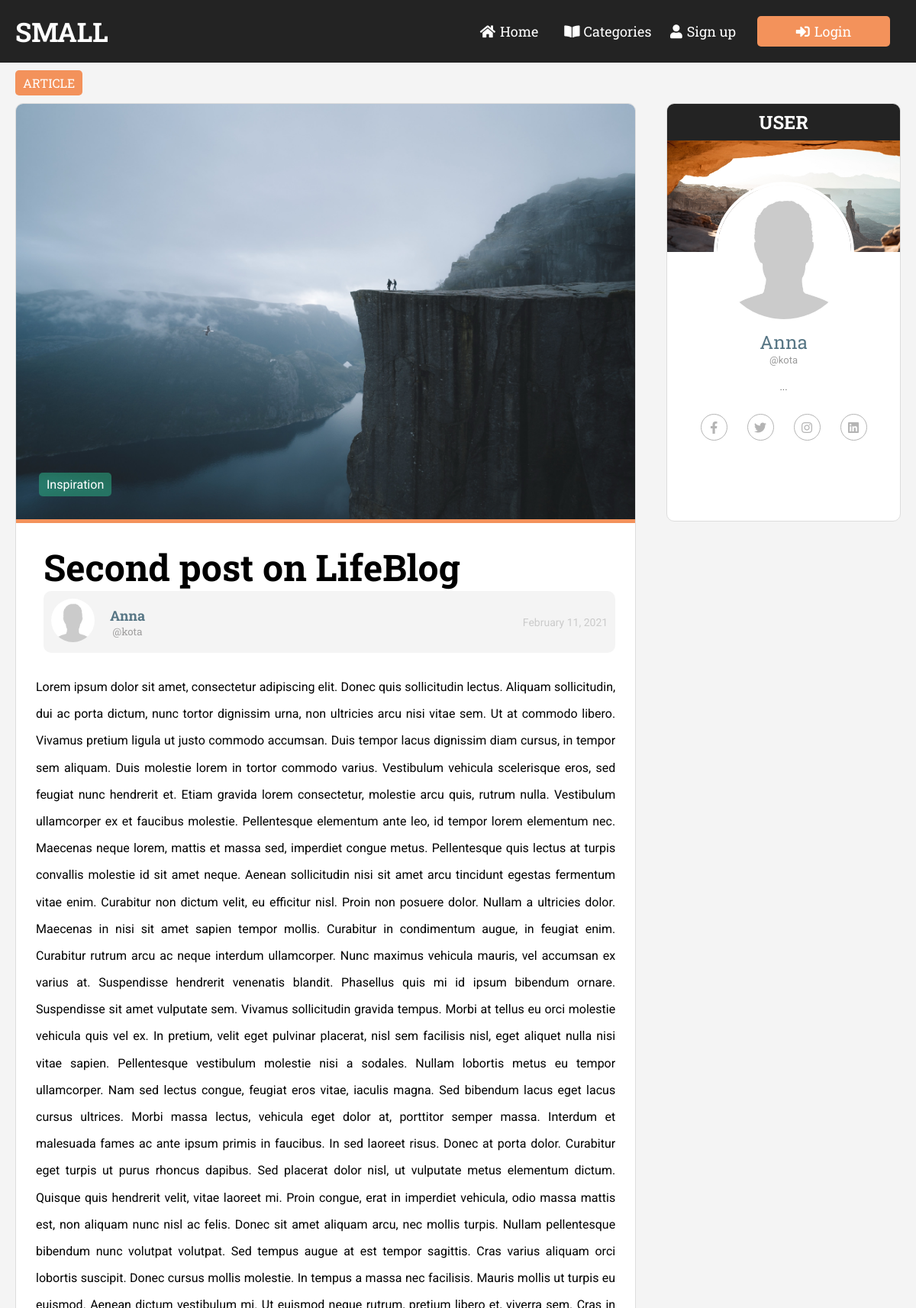
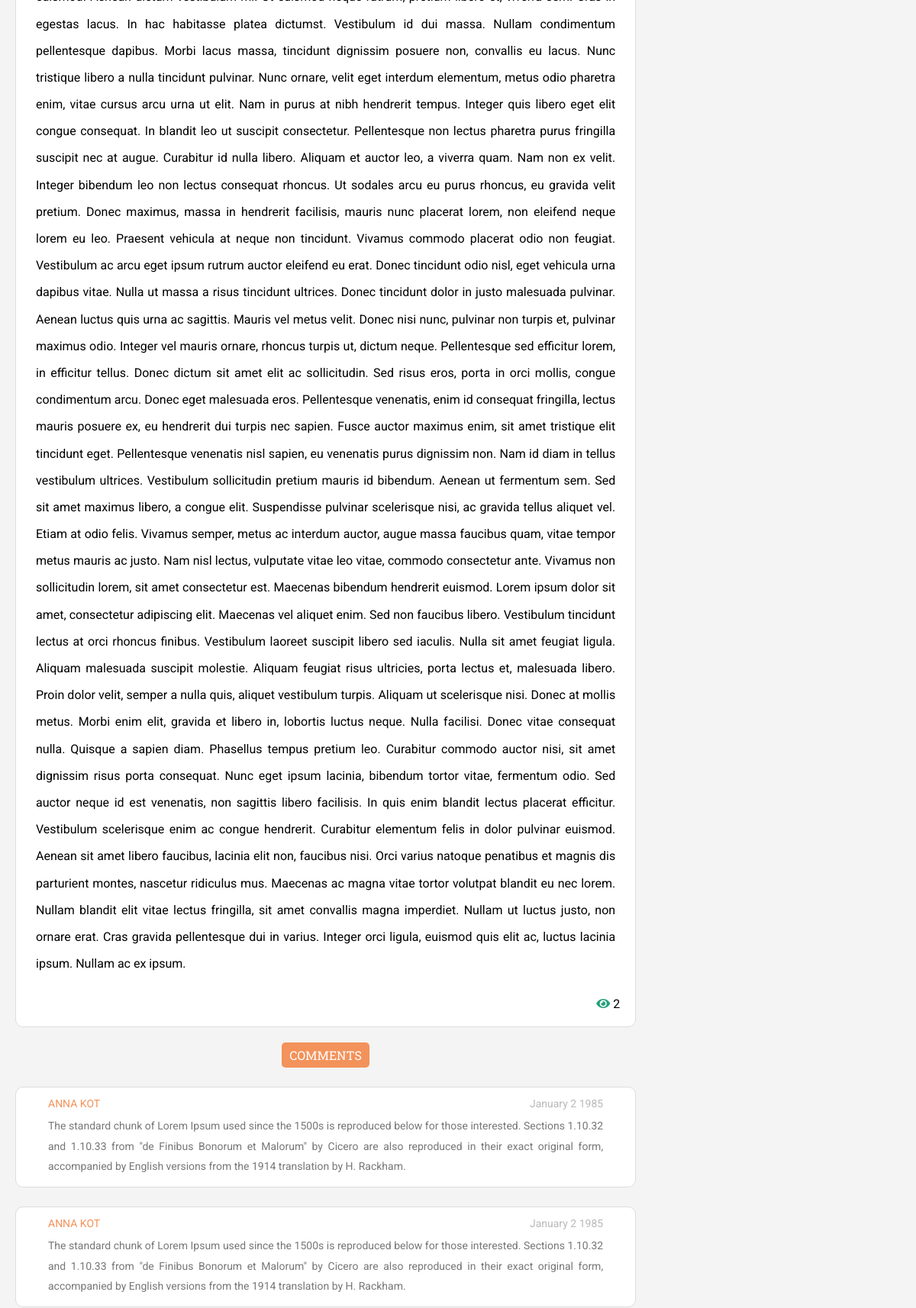
Screenshot of /blog/article.php?post-slug=second-post-on-lifeblog (upper part) with the database file from the repository (2 pictures, top to bottom).
### tables this page shows
CREATE TABLE `topics` (
  `id` int(11) NOT NULL,
  `name` varchar(255) DEFAULT NULL,
  `slug` varchar(255) DEFAULT NULL
);

CREATE TABLE `posts` (
  `id` int(11) NOT NULL,
  `user_id` int(11) DEFAULT NULL,
  `title` varchar(255) NOT NULL,
  `slug` varchar(255) NOT NULL,
  `views` int(11) NOT NULL DEFAULT '0',
  `image` varchar(255) NOT NULL DEFAULT 'defaultpostimg.png',
  `body` text NOT NULL,
  `published` tinyint(1) NOT NULL DEFAULT '0',
  `created_at` timestamp NOT NULL DEFAULT CURRENT_TIMESTAMP,
  `updated_at` timestamp NULL DEFAULT NULL ON UPDATE CURRENT_TIMESTAMP
);

CREATE TABLE `users` (
  `id` int(11) NOT NULL,
  `fname` varchar(255) NOT NULL,
  `uname` varchar(20) NOT NULL,
  `email` varchar(255) NOT NULL,
  `role` enum('Author','Admin') DEFAULT NULL,
  `password` varchar(255) NOT NULL,
  `city` varchar(255) DEFAULT NULL,
  `phone` varchar(255) DEFAULT NULL,
  `gender` enum('Male','Female','Other') DEFAULT NULL,
  `profile_pic` varchar(255) DEFAULT 'profileplaceholder.jpg',
  `about` text,
  `created_at` timestamp NULL DEFAULT CURRENT_TIMESTAMP,
  `updated_at` timestamp NULL DEFAULT NULL ON UPDATE CURRENT_TIMESTAMP
);

### blog/include/public_functions.php (called while the page is built, shortened)
<?php
function getPostTopic($post_id){
	global $conn;
	$sql = "SELECT * FROM topics WHERE id=
			(SELECT topic_id FROM post_topic WHERE post_id=$post_id) LIMIT 1";
	$result = mysqli_query($conn, $sql);
	$topic = mysqli_fetch_assoc($result);
	return $topic;
}
function getPost($slug){
	global $conn;
	$post_slug = $_GET['post-slug'];
	$sql = "SELECT * FROM posts WHERE slug='$post_slug' AND published=true";
	$result = mysqli_query($conn, $sql);
	$post = mysqli_fetch_assoc($result);
	if ($post) {
		$post['topic'] = getPostTopic($post['id']);
		$post['author'] = getAuthorName($post['id']);
	}
	return $post;
}
function getAuthorName ($postid){
	global $conn;
	$sql = "SELECT po.user_id, po.id, u.id, u.fname, u.uname, u.profile_pic, u.about FROM posts po LEFT JOIN users u on u.id = po.user_id WHERE po.id = $postid";
	$result = mysqli_query($conn, $sql);
	$authorname = mysqli_fetch_assoc($result);
	return $authorname;
}
?>

### blog/article.php (the view, shortened to what this page needs)
<?php require_once('config.php')?>
<?php  include('include/public_functions.php'); ?>
<?php
    if (isset($_GET['post-slug'])) {
      $post = getPost($_GET['post-slug']);
    }
?>
<?php include('include/header_section.php')?>
  </head>
  <body>
<?php include('include/navbar.php')?>
    <div class="container trend">
      <div class="trending">article</div>
    </div>
    <main>
      <section class="articles">
        <div class="container">
          <div class="main-area">
            <div class="full-article">
              <div style="position:relative" class="full-article-img">
                <div class="big-article-category">
                <?php if ($post['published'] == false): ?>
                <h1 class="full-label">Sorry... This post has not been published</h1>
                <?php else: ?>
                  <a href="<?php echo BASE_URL . 'category.php?topic=' . $post['topic']['id'] ?>"><?php echo $post['topic']['name'];?></a>
                </div>
                <img src="<?php echo BASE_URL . '/static/img/' . $post['image'];?>" alt="4" />
              </div>
              <div class="full-article-content">
                <div class="full-info">
                <h1 class="full-label"><?php echo $post['title']; ?></h1>
                  <div class="article-info-prof">
                    <div class="small-profile">
                      <div class="s-img">
                        <img src="<?php echo BASE_URL . '/static/profile_img/' . $post['author']['profile_pic']?>" alt="author_pic" />
                      </div>
                      <div class="s-content">
                        <a href="<?php echo 'profile.php?guest=' . $post['author']['id'] ?>"><h4><?php echo $post['author']['fname'];?></h4></a>
                        <h5>@<?php echo $post['author']['uname'];?></h5>
                      </div>
                    </div>
                  <p class="date"><?php $timestamp = date("F j, Y ",strtotime($post['created_at'])); echo $timestamp;?></p>
                  </div>
                </div>
                <p class="full-text">
                <?php echo html_entity_decode($post['body']); ?>
                </p>
              </div>
              <div class="view-div">
                    <div id="post-like" class="likes ">
                            <i class="fas fa-eye"></i>
                            <span class="likedby"><?php echo $post['views'];?></span>
                  </div>
                 </div>
              <?php endif ?>
            </div>
            <div class="container trend">
              <div style="margin: 10px auto 0" class="trending">Comments</div>
            </div>
            <section class="comment">
              <div class="container">
                <div class="comment-body">
                  <div class="comment-info">
                    <div class="comment-name">Anna Kot</div>
                    <div class="comment-date">January 2 1985</div>
                  </div>
                  <div class="comment-content">
                    The standard chunk of Lorem Ipsum used since the 1500s is
                    reproduced below for those interested. Sections 1.10.32 and
                    1.10.33 from "de Finibus Bonorum et Malorum" by Cicero are
                    also reproduced in their exact original form, accompanied by
                    English versions from the 1914 translation by H. Rackham.
                  </div>
                </div>
                <div class="comment-body">
                  <div class="comment-info">
                    <div class="comment-name">Anna Kot</div>
                    <div class="comment-date">January 2 1985</div>
                  </div>
                  <div class="comment-content">
                    The standard chunk of Lorem Ipsum used since the 1500s is
                    reproduced below for those interested. Sections 1.10.32 and
                    1.10.33 from "de Finibus Bonorum et Malorum" by Cicero are
                    also reproduced in their exact original form, accompanied by
                    English versions from the 1914 translation by H. Rackham.
                  </div>
                </div>
              </div>
            </section>
          </div>
          <div class="sidebar">
            <div class="side-users sticky">
              <div class="full-article-profile">
                <h2 class="article-profile-label">USER</h2>
                <div class="article-profile-content">
                  <div class="article-profile-img">
                    <img src="<?php echo BASE_URL . '/static/profile_img/' . $post['author']['profile_pic']?>" alt="author_pic" />
                  </div>
                  <p><a href="<?php echo 'profile.php?guest=' . $post['author']['id'] ?>" class="name"><?php echo $post['author']['fname'];?></a></p>
                  <p class="user-name">@<?php echo $post['author']['uname'];?></p>
                  <p class="article-profile-info">
                    <?php echo substr($post['author']['about'],0,250) . "..." ?>
                  </p>
                  <div class="social">
                    <a href="#"><i class="fab fa-facebook-f"></i></a>
                    <a href="#"><i class="fab fa-twitter"></i></a>
                    <a href="#"><i class="fab fa-instagram"></i></a>
                    <a href="#"><i class="fab fa-linkedin"></i></a>
                  </div>
                </div>
              </div>
            </div>
          </div>
        </div>
      </section>
    </main>
    <?php include('include/footer.php') ?>

### blog/static/css/style.css (style rules this page uses)
:root { --slab: "Roboto Slab", serif; --regular: "Roboto", sans-serif; --primary: #f3925b; }
* { padding: 0; margin: 0; box-sizing: border-box; }
body { font-family: var(--regular); background: #f4f4f4; }
a { text-decoration: none; }
img { width: 100%; height: 100%; object-fit: cover; }
.container { max-width: 1400px; width: 100%; margin: auto; padding: 0 20px; }
.trending { padding: 6px 10px; width: auto; background: #f3925b; color: #fff; border-radius: 5px; display: inline-block; text-transform: uppercase; font-weight: 400; font-family: "Roboto Slab"; }
.container.trend { margin: 10px auto 0; }
.articles { margin-top: 10px; }
.articles .container { height: auto; display: flex; justify-content: space-between; }
.main-area { height: 100%; flex-basis: 1060px; margin-right: 40px; }
.big-article-category { position: absolute; bottom: 30px; left: 30px; background: rgba(42, 160, 124, 0.6); display: inline-block; padding: 6px 10px; border-radius: 5px; }
.big-article-category a { color: #fff; }
.sidebar { background: #f4f4f4; position: relative; height: auto; flex-basis: 400px; border-radius: 10px; }
.side-users { background: #ffff; height: 548px; width: 100%; position: sticky; top: 20px; border: 1px solid #ddd; border-radius: 10px; overflow: hidden; }
.sidebar h2 { background: #232323; color: #fff; text-align: center; font-family: var(--slab); padding: 8px; }
.small-profile { width: 300px; display: flex; flex-direction: column; align-items: center; margin: 0 auto 30px; padding: 10px; background: #f3f3f3; border-radius: 10px; border: 1px solid #eee; }
.small-profile img { width: 67px; height: 67px; border-radius: 50%; }
.small-profile .s-content { display: flex; flex-direction: column; align-self: center; justify-content: center; font-family: var(--slab); }
.small-profile .s-content h4 { font-size: 18px; margin-left: 0px; color: #577685; }
.small-profile .s-content h5 { text-align: center; color: #a1a0a0; font-weight: 400; }
.full-article { background: #fff; border-radius: 10px; overflow: hidden; border: 1px solid #ddd; }
.full-article-img { height: 544px; overflow: hidden; }
.full-article-content { padding: 26px; border-top: 5px solid var(--primary); }
.full-info { padding-left: 10px; margin-bottom: 27px; }
.full-article .article-info-prof { background: #f4f4f4; border-radius: 10px; display: flex; align-items: center; justify-content: space-between; padding: 0 10px 0 0; }
.full-article .article-info-prof .small-profile { width: 250px; display: flex; flex-direction: row; margin: 0 30px 0 0; padding: 10px; background: transparent; border: none; }
.full-info .date { font-size: 14px; color: #cbcbcb; margin-left: 15px; }
.full-info .small-profile { margin: 0; }
.full-info .small-profile img { width: 57px; height: 57px; margin-right:20px; }
.full-info .full-label { font-size: 48px; font-family: var(--slab); }
.full-article .full-text { line-height: 2.2; text-align: justify; }
.view-div { display: flex; align-items: center; justify-content: flex-end; }
#post-like { margin: 0 20px 20px 0; }
#post-like i { color: #2aa07c; }
.full-article-profile .article-profile-content { height: 355px; position: relative; padding-top: 102px; text-align: center; }
.full-article-profile .article-profile-img { width: 184px; position: absolute; top: -92px; left: 50%; transform: translateX(-50%); }
.full-article-profile img { width: 184px; height: 184px; border: 4px solid #fff; border-radius: 50%; }
.full-article-profile .name { font-size: 24px; color: #577685; font-family: var(--slab); }
.full-article-profile .user-name { font-size: 13px; color: #9a9a9a; margin-bottom: 20px; }
.full-article-profile .article-profile-info { max-width: 303px; margin: auto; font-size: 13px; color: #6d6d6d; margin-bottom: 28px; }
.full-article-profile .social a { display: inline-block; color: #b4b4b4; width: 35px; height: 35px; border-radius: 35px; border: 1px solid #b4b4b4; margin: 0 11px; text-align: center; line-height: 35px; }
.comment .container { padding: 0; display: block; }
.comment-body { background: #fff; margin: 25px 0; border-radius: 10px; border: 1px solid #ddd; padding: 13px 42px; }
.comment-body .comment-info { display: flex; justify-content: space-between; margin-bottom: 8px; }
.comment-body .comment-name { font-size: 14px; color: #f3925b; text-transform: uppercase; }
.comment-body .comment-date { font-size: 14px; color: #b8b8b8; }
.comment-body .comment-content { text-align: justify; font-size: 14px; color: #777777; line-height: 1.9; }

### rows the page displays
topics: name "Inspiration"
posts: image (picture), title "Second post on LifeBlog", user.profile_pic (placeholder picture), user.fname "Anna", user.uname "kota", created_at "February 11, 2021", body "Lorem ipsum dolor sit amet, consectetur adipiscing elit. Donec quis sollicitudin lectus. Aliquam sollicitudin, dui ac porta dictum, nunc tortor dignissim urna, non ultricies arcu nisi vitae sem. Ut at commodo libero. Vivamus pretium ligula ut justo commodo accumsan. Duis tempor lacus dignissim diam cursus, in tempor sem aliquam. Duis molestie lorem in tortor commodo varius. Vestibulum vehicula scelerisque eros, sed feugiat nunc hendrerit et. Etiam gravida lorem consectetur, molestie arcu quis, rutrum nulla. Vestibulum ullamcorper ex et faucibus molestie. Pellentesque elementum ante leo, id tempor lorem elementum nec. Maecenas neque lorem, mattis et massa sed, imperdiet congue metus.…", views "2"
